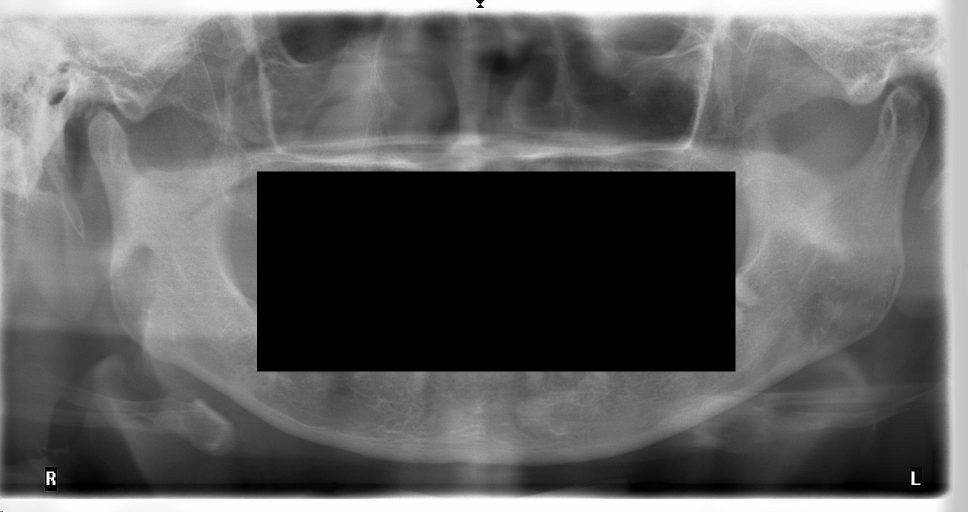
#> input picture Teeth-Extraction/mask_result/0497854_20180221_PX_1_1_masked.jpg, 1935 x 1024 px (shown at 1/2 size); its folder holds only this picture in this run
$ python main.py ../Teeth-Extraction/mask_result   (older library calls are emulated)
#> lines starting #> are read from the running program, lines starting #| are printed output that depends on the picture; after the words box and inside, x2 and y2 are one past the last pixel; in counts of white or black regions, pixels touching at a corner belong together
### Teeth-Extraction-master/preprocessing.py
import cv2
import matplotlib.pyplot as plt
import numpy as np
from skimage.filters import (threshold_otsu, threshold_niblack, threshold_sauvola, rank)
from skimage.morphology import disk


def draw_histogram(image):
    plt.hist(image.ravel(), 256, [0, 256])
    plt.show()


# [42 lines left out: function match_histogram, not called in this run]


def equalize_histogram(image):
    result = cv2.equalizeHist(image)
    return result


def AHE(image, radius=150):
    result = rank.equalize(image=image, selem=disk(radius))
    return result


def CLAHE(image, clip_limit=2.0, grid_size=8):
    clahe = cv2.createCLAHE(clipLimit=clip_limit, tileGridSize=(grid_size, grid_size))
    adaptive_equalized = clahe.apply(image)
    return adaptive_equalized


# [83 lines left out: functions global_threshold, adaptive_threshold, otsu, niblack, not called in this run]


def sauvola(image, window_size, show_result=False, return_result=False):
    binary_global = image > threshold_otsu(image)
    thresh_sauvola = threshold_sauvola(image, window_size=window_size)
    binary_sauvola = image > thresh_sauvola

    if show_result:
        plt.subplot(3, 1, 1), plt.imshow(image, cmap='gray'), plt.title('Original'), plt.axis('off')
        plt.subplot(3, 1, 2), plt.imshow(binary_global, cmap='gray'), plt.title('Global Threshold'), plt.axis('off')
        plt.subplot(3, 1, 3), plt.imshow(binary_sauvola, cmap='gray'), plt.title('Sauvola Threshold'), plt.axis('off')
        plt.show()

    binary_sauvola = np.array(binary_sauvola, dtype='uint8')
    binary_sauvola = np.where(binary_sauvola == 1, np.uint8(255), np.uint8(0))

    if return_result:
        return binary_sauvola


# [44 lines left out: functions canny, laplacian, erosion, not called in this run]


def dilation(image, kernel_size=8, iterations=2, show_result=False, return_result=False):
    kernel = np.ones(shape=(kernel_size, kernel_size), dtype=np.uint8)
    dilated = cv2.dilate(image, kernel, iterations=iterations)

    if show_result:
        plt.figure(figsize=(10, 10))
        plt.subplot(211), plt.imshow(image, cmap='gray')
        plt.xticks([]), plt.yticks([])
        plt.subplot(212), plt.imshow(dilated, cmap='gray')
        plt.xticks([]), plt.yticks([])
        plt.show()

    if return_result:
        return dilated


# [114 lines left out: functions quadtree_decomp, imfill, not called in this run]


def eliminate_white_pixels(image):
    image = np.where(image == 255, np.uint8(254), image)
    return image


def eliminate_black_pixels(image):
    image = np.where(image == 0, np.uint8(1), image)
    return image

### Teeth-Extraction-master/ROI_extraction.py
import numpy as np
import cv2
import matplotlib.pyplot as plt
from preprocessing import CLAHE


def detect_left_boundary(image):
    # use a matrix as the kernel, convolve it on the image to find black-to-white vertical edges
    vertical_edge_detector = [[-2, 0, 2],
                              [-2, 0, 2],
                              [-2, 0, 2]]
    v_kernel = np.array(vertical_edge_detector, dtype=np.float32) / 1.0
    v_edges = cv2.filter2D(image, -1, v_kernel)

    # do a heavy bilateral filtering, since the image is too noisy
    v_edges = cv2.bilateralFilter(v_edges, 45, 75, 75)

    # extract the dimensions of the input image
    height, width = image.shape[0], image.shape[1]

    # pick a specific window (experimentally obtained) of the image as the "left_window"
    left_window_close = int(width / 5.0)
    left_window_open = int(width / 10.0)

    # find the average intensity of all the pixels in the left window
    left_quarter = v_edges[:, left_window_open:left_window_close]
    mean_intensity_left = float(round(left_quarter.mean(), 2))
    # print("average intensity of left-window is:", mean_intensity_left)

    # find the intensity of all the image columns residing inside the left window
    intensity_list = list(sum(v_edges[:, left_window_open:left_window_close]))

    # define initial value of required variables
    mx = mean_intensity_left
    possible_left_boundaries = list()

    # find the possible boundaries; the condition detects every dark-to-bright supervene change (edge)
    for idx in range(0, len(intensity_list) - 2):
        if (intensity_list[idx] < mx) & (intensity_list[idx + 1] > mx) & (intensity_list[idx + 2] > mx):
            possible_left_boundaries.append(idx)

    # if the condition is not met at all, just pass a rational left boundary to the list
    if possible_left_boundaries == []:
        possible_left_boundaries.append(int((left_window_open + left_window_close) / 3))

    # the last element is the best left boundary (resulting in smaller ROI image)
    left_boundary = possible_left_boundaries[-1] + left_window_open

    # draw the left boundary as a black line on the input image
    v_thickness = int(width / 300)
    adaptive_equalized = cv2.line(image, (left_boundary, 0), (left_boundary, height), 0, v_thickness)

    return left_boundary


def detect_right_boundary(image, left_boundary):
    # extract the width of the input image
    height, width = image.shape[0], image.shape[1]

    # the right boundary is symmetrical to the left one (in most cases)
    right_boundary = width - left_boundary

    # draw the right boundary as a black line on the input image
    v_thickness = int(width / 300)
    adaptive_equalized = cv2.line(image, (right_boundary, 0), (right_boundary, height), 0, v_thickness)

    return right_boundary


def detect_lower_boundary(image, left_boundary):
    # use a matrix as the kernel to find black-to-white horizontal edges
    horizontal_edge_detector = [[2, 2, 2],
                                [0, 0, 0],
                                [-2, -2, -2]]
    h_kernel = np.array(horizontal_edge_detector, dtype=np.float32) / 1.0
    h_edges = cv2.filter2D(image, -1, h_kernel)
    h_edges = cv2.bilateralFilter(h_edges, 45, 75, 75)

    # extract the dimensions of the input image
    height, width = image.shape[0], image.shape[1]

    # choose a specific window (experimentally obtained) as the "lower_window"
    lower_window_close = int(height / 2.5)
    lower_window_open = int(height / 5.0)

    # extract the column of the left boundary as "column_of_interest"
    column_of_interest = h_edges[:, left_boundary]

    # reverse it. because we want to find the outer edge of the maxilla, which is the lower boundary
    column_of_interest = list(reversed(column_of_interest))

    # find the intensity of all the image rows residing inside the lower window
    lower_quarter = h_edges[lower_window_open:lower_window_close, left_boundary]
    mean_intensity_lower = float(round(lower_quarter.mean(), 2))
    # print("average intensity of lower-window is:", mean_intensity_lower)

    # define initial value of required variables
    ml = mean_intensity_lower
    possible_lower_boundaries = list()

    # find the possible boundaries; the condition detects every dark-to-bright supervene change (edge)
    for idx in range(lower_window_open, lower_window_close - 2):
        if (column_of_interest[idx] < ml) & (column_of_interest[idx + 1] >= ml) & (column_of_interest[idx + 2] >= ml):
            possible_lower_boundaries.append(idx)

    # if the condition is not met at all, just pass a rational lower boundary to the list
    if possible_lower_boundaries == []:
        possible_lower_boundaries.append(int((lower_window_open + lower_window_close) / 3))

    # the first element is the best lower boundary (resulting in smaller ROI image)
    lower_boundary = height - possible_lower_boundaries[0]

    # draw the lower boundary as a black line on the input image
    h_thickness = int(height / 150)
    adaptive_equalized = cv2.line(image, (0, lower_boundary), (width, lower_boundary), 0, h_thickness)

    return lower_boundary


def detect_upper_boundary(image, left_boundary):
    # use a matrix as the kernel to find white-to-black horizontal edges
    horizontal_edge_detector = [[-2, -2, -2, -2, -2],
                                [0,  0,  0, 0, 0],
                                [0, 0, 0, 0, 0],
                                [0, 0, 0, 0, 0],
                                [2,  2,  2, 2, 2]]
    h_kernel = np.array(horizontal_edge_detector, dtype=np.float32) / 1.0
    h_edges = cv2.filter2D(image, -1, h_kernel)
    h_edges = cv2.bilateralFilter(h_edges, 45, 75, 75)

    # extract the dimensions of the input image
    height, width = image.shape[0], image.shape[1]

    # choose a specific window (experimentally obtained) as the "lower_window"
    upper_window_close = int(height / 2.0)
    upper_window_open = int(height / 5.0)

    # extract the column of the left boundary as "column_of_interest"
    column_of_interest = h_edges[:, left_boundary]

    # find the intensity of all the image pixels residing inside the upper window of our column of interest
    upper_quarter = column_of_interest[upper_window_open:upper_window_close]
    mean_intensity_upper = float(round(upper_quarter.mean(), 2))
    # print("average intensity of upper-window is:", mean_intensity_upper)

    # define initial value of required variables
    mp = mean_intensity_upper
    possible_upper_boundaries = list()

    # find the possible boundaries; the condition detects every dark-to-bright supervene change (edge)
    for idx in range(upper_window_open, upper_window_close - 2):
        if (column_of_interest[idx] < mp) & (column_of_interest[idx + 1] >= mp) & (column_of_interest[idx + 2] >= mp):
            possible_upper_boundaries.append(idx)

    # if the condition is not met at all, just pass a rational lower boundary to the list
    if possible_upper_boundaries == []:
        possible_upper_boundaries.append(int((upper_window_open + upper_window_close) / 3))

    # the first element is the best lower boundary (resulting in smaller ROI image)
    upper_boundary = possible_upper_boundaries[0]
    # draw the lower boundary as a black line on the input image
    h_thickness = int(height / 150)
    adaptive_equalized = cv2.line(image, (0, upper_boundary), (width, upper_boundary), 0, h_thickness)

    return upper_boundary


def extract_roi(image, return_result=False, show_result=False):
    # at first, load the image and do the CLAHE as the pre-processing step
    # print("image dimensions are:", image.shape)
    adaptive_equalized = CLAHE(image=image, clip_limit=2.0, grid_size=8)

    # then, extract the desired boundaries
    left_boundary = detect_left_boundary(image=adaptive_equalized)
    right_boundary = detect_right_boundary(image=adaptive_equalized, left_boundary=left_boundary)
    lower_boundary = detect_lower_boundary(image=adaptive_equalized, left_boundary=left_boundary)
    upper_boundary = detect_upper_boundary(image=adaptive_equalized, left_boundary=left_boundary)

    roi = image[upper_boundary:lower_boundary, left_boundary:right_boundary]
    boundaries = [left_boundary, right_boundary, lower_boundary, upper_boundary]
    # plot the result as well as the input image
    if show_result:
        plt.subplot(211), plt.imshow(adaptive_equalized, cmap='gray')
        plt.xticks([]), plt.yticks([])
        plt.subplot(212), plt.imshow(roi, cmap='gray')
        plt.xticks([]), plt.yticks([])
        plt.show()

    if return_result:
        return roi, boundaries

### Teeth-Extraction-master/ROI_revision.py
import cv2
import preprocessing
import matplotlib.pyplot as plt
# import matplotlib.lines as mlines
import numpy as np
import copy


def revise_horizontal_boundaries(image, show_result=False, return_result=False):
    height, width = image.shape[0], image.shape[1]
    # print("image dimensions are:", image.shape)
    # img = preprocessing.CLAHE(image=img)
    tmp = copy.deepcopy(x=image)
    desired_kernel_size = int(width / 80) * 2 + 1
    tmp = cv2.GaussianBlur(tmp, (desired_kernel_size, desired_kernel_size), 0)
    desired_window_size = int(width / 60) * 2 + 1
    tmp = preprocessing.sauvola(image=tmp, window_size=desired_window_size, return_result=1)
    tmp = np.array(tmp, dtype='uint8')
    tmp = cv2.GaussianBlur(tmp, (desired_kernel_size, desired_kernel_size), 0)

    sum_array = list()
    bound = int(height / 5)
    # bound = 0
    for line_idx in range(bound, height - bound):
        line = tmp[line_idx, :]
        sum_array.append(sum(line))

    peak = np.argmin(a=sum_array) + bound
    cv2.line(tmp, (0, peak), (width, peak), 0, 3)

    # these coefficients are obtained empirically
    # upper is between 0.4 and 0.5
    # lower is between 0.3 and 0.4
    upper_bound = peak - int(0.45 * height)
    lower_bound = peak + int(0.4 * height)

    if upper_bound < 0:
        upper_bound = 0
    if lower_bound > height:
        lower_bound = height

    image = image[upper_bound:lower_bound, :]

    if show_result:
        plt.subplot(2, 1, 1), plt.imshow(X=tmp, cmap='gray')
        plt.subplot(2, 1, 2), plt.imshow(X=image, cmap='gray')
        plt.show()

    if return_result:
        return image, lower_bound, upper_bound


def revise_vertical_boundaries(image, show_result=False, return_result=False):

    def find_eoi(image, h_start, h_stop, rev_count):
        sum_array = list()
        for line_idx in range(resized_width):
            line = image[h_start:h_stop, line_idx]
            sum_array.append(sum(line))

        mean = int(np.mean(a=sum_array))

        # [5 lines of commented-out code are left out]

        if rev_count:
            for element in range(len(sum_array) - 2, 0, -1):
                if (sum_array[element + 1] <= mean) & (sum_array[element] >= mean):
                    eoi = int(element * width / 500)
                    break
        else:
            for element in range(0, len(sum_array) - 2):
                if (sum_array[element] <= mean) & (sum_array[element + 1] >= mean):
                    eoi = int(element * width / 500)
                    break

        return eoi

    tmp = copy.deepcopy(x=image)
    tmp = preprocessing.CLAHE(image=tmp, clip_limit=2., grid_size=8)
    height, width = tmp.shape[0], tmp.shape[1]
    # print("image shape is:", tmp.shape)
    resized_img = cv2.resize(tmp, (0, 0), fx=(500 / width), fy=(200 / height))

    resized_height, resized_width = resized_img.shape[0], resized_img.shape[1]
    linewidth = int(width / 400.)

    # [4 lines of commented-out code are left out]

    """vertical edges filter: left boundary"""
    vertical_edge_detector = np.zeros(shape=(3, 3))
    for ii in range(0, len(vertical_edge_detector)):
        vertical_edge_detector[ii, 0] = -1
        vertical_edge_detector[ii, -1] = 1

    # print(vertical_edge_detector)
    v_kernel = np.array(vertical_edge_detector, dtype=np.float32) / 1.0
    left_edge = cv2.filter2D(resized_img, -1, v_kernel)
    """end"""

    left_edge = preprocessing.dilation(image=left_edge, kernel_size=10, iterations=2, return_result=1)
    # img = cv2.blur(img, (15, 15))

    left_eoi_ln = find_eoi(image=left_edge, h_start=0, h_stop=height, rev_count=False)
    left_eoi_lw = find_eoi(image=left_edge, h_start=int(resized_height / 2), h_stop=height, rev_count=False)
    left_eoi_up = find_eoi(image=left_edge, h_start=0, h_stop=int(resized_height / 2), rev_count=False)
    left_eoi = min([left_eoi_ln, left_eoi_lw, left_eoi_up])

    cv2.line(tmp, (left_eoi, 0), (left_eoi, height), 0, linewidth)
    # cv2.line(resized_img, (sum_element, 0), (sum_element, resized_height), 0, linewidth)
    # print("left eoi is:", left_eoi)

    """vertical edges filter: right boundary"""
    vertical_edge_detector = np.zeros(shape=(3, 3))
    for ii in range(0, len(vertical_edge_detector)):
        vertical_edge_detector[ii, 0] = 1
        vertical_edge_detector[ii, -1] = -1

    # print(vertical_edge_detector)

    v_kernel = np.array(vertical_edge_detector, dtype=np.float32) / 1.0
    right_edge = cv2.filter2D(resized_img, -1, v_kernel)
    """end"""

    right_edge = preprocessing.dilation(image=right_edge, kernel_size=10, iterations=2, return_result=1)
    # img = cv2.blur(img, (15, 15))

    right_eoi_ln = find_eoi(image=right_edge, h_start=0, h_stop=height, rev_count=True)
    right_eoi_lw = find_eoi(image=right_edge, h_start=int(resized_height / 2), h_stop=height, rev_count=True)
    right_eoi_up = find_eoi(image=right_edge, h_start=0, h_stop=int(resized_height / 2), rev_count=True)
    right_eoi = max([right_eoi_ln, right_eoi_lw, right_eoi_up])

    cv2.line(tmp, (right_eoi, 0), (right_eoi, height), 0, linewidth)
    # cv2.line(img_resized, (sum_element, 0), (sum_element, resized_height), 0, linewidth)
    # print("right eoi is:", right_eoi)

    image = image[:, left_eoi:right_eoi]

    if show_result:
        plt.subplot(2, 1, 1), plt.imshow(X=tmp, cmap='gray')
        plt.subplot(2, 1, 2), plt.imshow(X=image, cmap='gray')
        plt.show()

    if return_result:
        return image, left_eoi, right_eoi


def revise_boundaries(image, show_result=False, return_result=False):

    h_rev, lower_boundary, upper_boundary = revise_horizontal_boundaries(image=image, return_result=True)
    revised_roi, left_boundary, right_boundary = revise_vertical_boundaries(image=h_rev, return_result=True)
    boundaries = [left_boundary, right_boundary, lower_boundary, upper_boundary]

    # plot the result as well as the input image
    if show_result:
        plt.subplot(211), plt.imshow(image, cmap='gray')
        plt.xticks([]), plt.yticks([])
        plt.subplot(212), plt.imshow(revised_roi, cmap='gray')
        plt.xticks([]), plt.yticks([])
        plt.show()

    if return_result:
        return revised_roi, boundaries

### Teeth-Extraction-master/main.py
from ROI_revision import *
from ROI_extraction import *
from middle_line_via_snake import *
from jaw_separation import separate_jaws
import time
import sys
import glob
import os

data_dir = sys.argv[1]
for i, img_path in enumerate(glob.glob(os.path.join(data_dir, '*.jpg'))):
    if not os.path.exists('cropped_result'):
        os.makedirs('cropped_result')
    if not os.path.exists('mask_result'):
        os.makedirs('mask_result')
    if not os.path.exists('upper_jaws'):
        os.makedirs('upper_jaws')
    if not os.path.exists('lower_jaws'):
        os.makedirs('lower_jaws')


    print('---------------------------------------------------------------')
    img_name = img_path.split('/')[-1].split('.')[0]
    print("loading image number %s" % img_path)
    img = cv2.imread(img_path, 0)
#> img is the input picture: shape (1024, 1935); min 0, max 255, mean 97.2
    img_copy = copy.deepcopy(x=img)

    print('original image dimensions:', img.shape)
#| original image dimensions: (1024, 1935)
    t0 = time.time()
    initial_roi, initial_boundaries = extract_roi(image=img, return_result=1)
#> in detect_left_boundary, `v_edges = cv2.filter2D(image, -1, v_kernel)`:
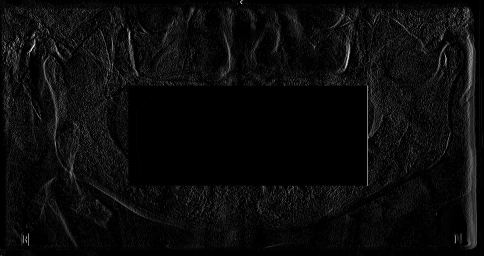
#> v_edges: shape (1024, 1935) (shown at 1/4 size); min 0, max 255, mean 10.7
#> in detect_left_boundary, `left_quarter = v_edges[:, left_window_open:left_window_close]`:
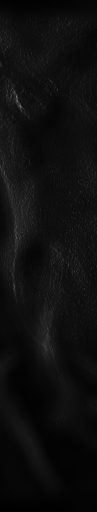
#> left_quarter: shape (1024, 194) (shown at 1/2 size); min 0, max 143, mean 14.3
#> in detect_left_boundary, `mean_intensity_left = float(round(left_quarter.mean(), 2))`: mean_intensity_left = 14.32
#> in detect_left_boundary, `intensity_list = list(sum(v_edges[:, left_window_open:left_window_clos..`: intensity_list = 194 values, max 255 at index 64, min 1 at index 58, mean 134.3
#> in detect_left_boundary, `mx = mean_intensity_left`: mx = 14.32
#> after the loop in detect_left_boundary, `for idx in range(0, len(intensity_list) - 2):`: possible_left_boundaries = [23, 58, 86, 117, 128, 189]
#> in detect_left_boundary, `left_boundary = possible_left_boundaries[-1] + left_window_open`: left_boundary = 382
#> in detect_right_boundary, `right_boundary = width - left_boundary`: right_boundary = 1553
#> in detect_right_boundary, `adaptive_equalized = cv2.line(image, (right_boundary, 0), (right_bound..`:
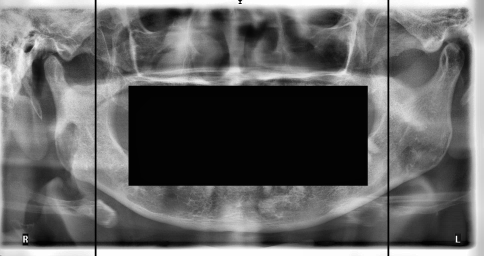
#> adaptive_equalized: shape (1024, 1935) (shown at 1/4 size); min 0, max 255, mean 100.5
#> in detect_lower_boundary, `h_edges = cv2.bilateralFilter(h_edges, 45, 75, 75)`:
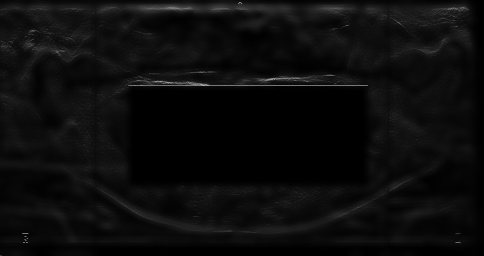
#> h_edges: shape (1024, 1935) (shown at 1/4 size); min 0, max 240, mean 11.8
#> in detect_lower_boundary, `column_of_interest = h_edges[:, left_boundary]`: column_of_interest = 1024 values, max 23 at index 36, min 1 at index 988, mean 11.35
#> in detect_lower_boundary, `column_of_interest = list(reversed(column_of_interest))`: column_of_interest = 1024 values, max 23 at index 982, min 1 at index 14, mean 11.35
#> in detect_lower_boundary, `lower_quarter = h_edges[lower_window_open:lower_window_close, left_bou..`: lower_quarter = 205 values, max 15 at index 4, min 5 at index 113, mean 10.67
#> in detect_lower_boundary, `mean_intensity_lower = float(round(lower_quarter.mean(), 2))`: mean_intensity_lower = 10.67
#> after the loop in detect_lower_boundary, `for idx in range(lower_window_open, lower_window_close - 2):`: possible_lower_boundaries = [258, 332]
#> in detect_lower_boundary, `lower_boundary = height - possible_lower_boundaries[0]`: lower_boundary = 766
#> in detect_lower_boundary, `adaptive_equalized = cv2.line(image, (0, lower_boundary), (width, lowe..`:
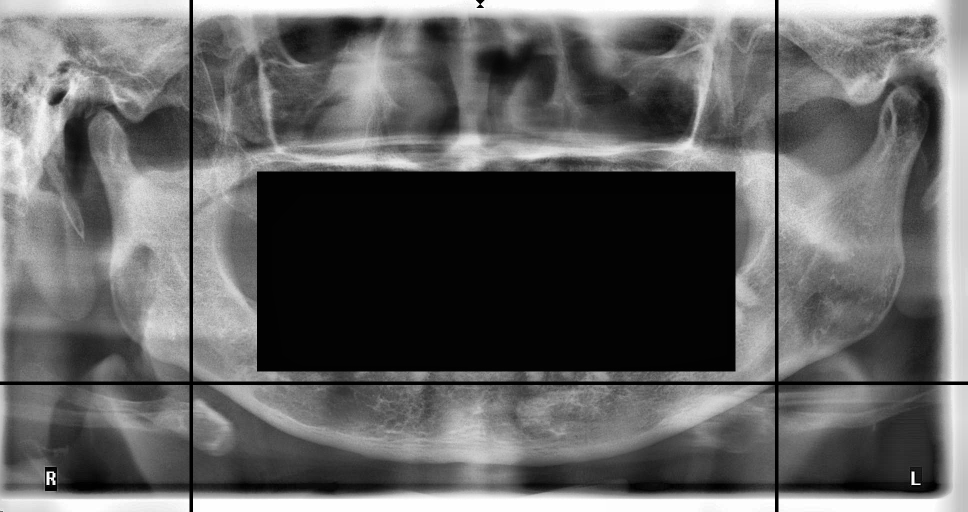
#> adaptive_equalized: shape (1024, 1935) (shown at 1/2 size); 0.68% of pixels changed, all inside (x1, y1, x2, y2) = (0, 763, 1935, 770)
#> in detect_upper_boundary, `h_edges = cv2.filter2D(image, -1, h_kernel)`:
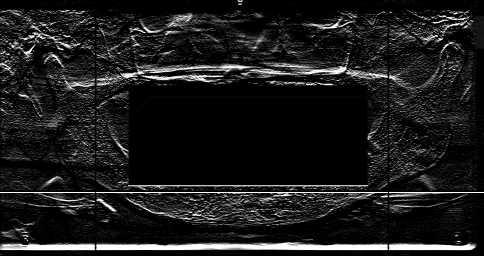
#> h_edges: shape (1024, 1935) (shown at 1/4 size); min 0, max 255, mean 27.9
#> in detect_upper_boundary, `h_edges = cv2.bilateralFilter(h_edges, 45, 75, 75)`:
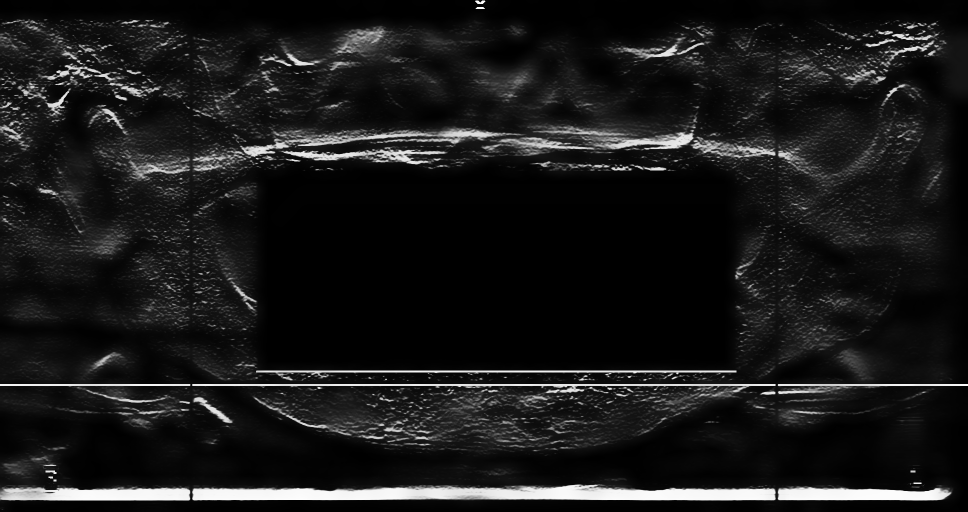
#> h_edges: shape (1024, 1935) (shown at 1/2 size); min 0, max 254, mean 25.3
#> (the rest of the program and of its run is left out)
